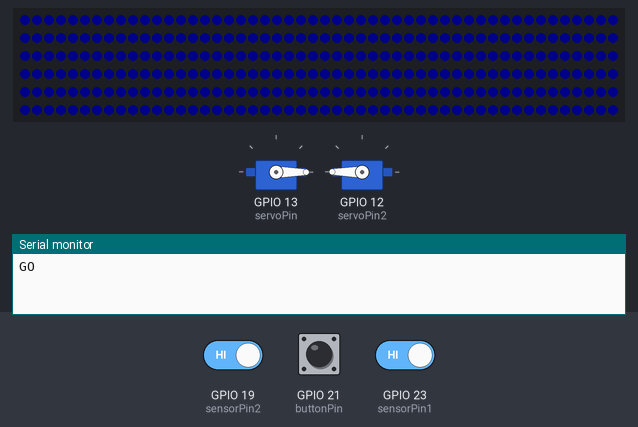
Bench run of a sketch on a simulated ESP32. On the bench: 300 RGB LEDs in strip order, left to right, continuing on the next row, 2 × servo, the last lines printed to the serial monitor. Inputs (shaded band) come from the test bench; at power-on: GPIO 21 (buttonPin) HIGH, GPIO 19 (sensorPin2) HIGH, GPIO 23 (sensorPin1) HIGH. Dim RGB values are drawn brighter than linear.

Above: at 1.7 s.
1.8 s: GPIO 21 (buttonPin) pulled LOW for 0.15 s
4.9 s: GPIO 19 (sensorPin2) driven LOW
At 6.6 s:
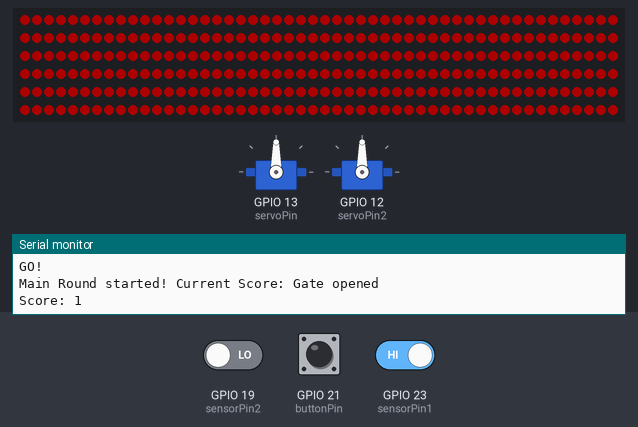
At 7.8 s:
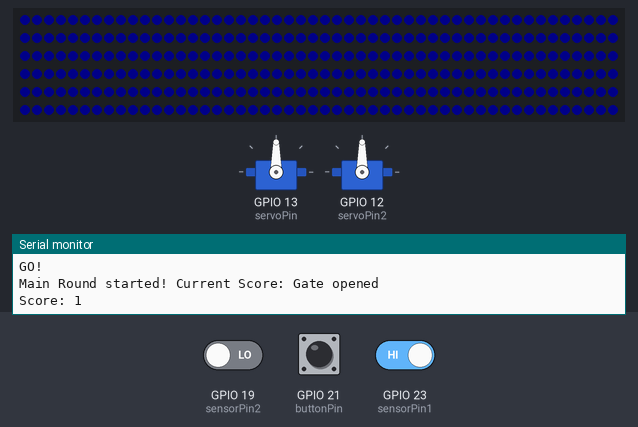
Timing chart, 0 to 39.3 s (numbered marks = the images above; inputs shaded):
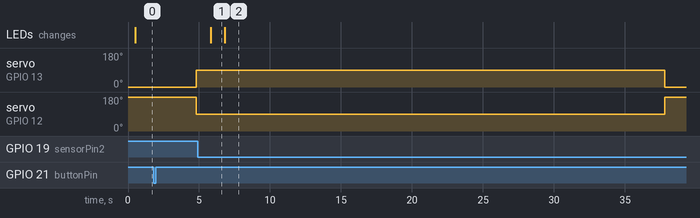

The sketch:

Hoops_Monster.ino
```cpp
#include <ESP32Servo.h>             // Library untuk servo pada ESP32
#include <Adafruit_NeoPixel.h>      // Library untuk kontrol LED WS2812

// Pin untuk komponen
const int buttonPin   = 21;
const int sensorPin1  = 23;
const int sensorPin2  = 19;
const int servoPin    = 13;
const int servoPin2   = 12;
const int ledPin      = 22;

// Variabel permainan
int score                = 0;
bool gameStarted         = false;
unsigned long startTime  = 0;
const unsigned long gameDuration = 33000; // 30 detik
bool buttonPressed       = false;
int roundCount           = 0;  // 0 = main round, 1 = bonus

// Threshold untuk bonus round
const int thresholdBonus = 16;

Servo myServo;
Servo myServo2;
Adafruit_NeoPixel strip = Adafruit_NeoPixel(300, ledPin, NEO_GRB + NEO_KHZ800);

// Debounce dan edge detection
unsigned long lastSensorTime = 0;
const unsigned long debounceDelay = 200;
bool lastSensor1State = HIGH;
bool lastSensor2State = HIGH;

// Waktu LED menyala
unsigned long ledTime = 0;

// Debounce tombol
unsigned long lastButtonPress = 0;
const unsigned long buttonDebounceDelay = 500;

void setup() {
  pinMode(buttonPin, INPUT_PULLUP);
  pinMode(sensorPin1, INPUT_PULLUP);
  pinMode(sensorPin2, INPUT_PULLUP);

  strip.begin();
  strip.show();

  Serial.begin(115200);
  delay(500);
  Serial.println("GO");

  myServo.attach(servoPin);
  myServo2.attach(servoPin2);
  myServo.write(0);        // Servo kiri posisi tutup
  myServo2.write(180);     // Servo kanan posisi tutup

  lightIdle();             // LED biru redup saat idle
}

void loop() {
  if(Serial.available())
  {
    String dataTerima = Serial.readStringUntil('\r\n');
    dataTerima.trim();
    if(dataTerima.equals("mulai"))
    {
      Serial.println("Game Starting! Prepare yourself.");
      if(!gameStarted) {
        countdown(3);
        startRound();
      }
    }
  }

  // 2) Opsi fallback: cek tombol fisik
  else if (digitalRead(buttonPin) == LOW
           && !gameStarted && !buttonPressed
           && (millis() - lastButtonPress > buttonDebounceDelay))
  {
    buttonPressed = true;
    lastButtonPress = millis();
    Serial.println("Game Starting! Prepare yourself.");
    countdown(3);
    startRound();
    delay(500);
  }

  // Game loop: cek sensor & timer
  if (gameStarted) {
    unsigned long elapsed = millis() - startTime;
    if (elapsed >= gameDuration) {
      endRound();
    } else {
      processSensors();
    }
  }

  // Setelah LED merah mati, kembalikan ke warna idle (biru redup)
  if (millis() - ledTime > 1000) {
    lightIdle();
  }
}

void startRound() {
  gameStarted = true;
  startTime = millis();
  lastSensorTime = millis();
  lastSensor1State = digitalRead(sensorPin1);
  lastSensor2State = digitalRead(sensorPin2);

  if (roundCount == 0) score = 0;

  if (roundCount == 0) {
    Serial.print("Main Round started! Current Score: ");
  } else {
    Serial.println("Bonus Round started! Current Score: " + String(score));
  }

  myServo.write(90);      // Buka gate kiri 0→90
  myServo2.write(90);     // Buka gate kanan 180→90

  delay(500);
  Serial.println("Gate opened");
}

void processSensors() {
  if (!gameStarted) return;

  unsigned long now = millis();
  bool curr1 = digitalRead(sensorPin1);
  bool curr2 = digitalRead(sensorPin2);

  if (curr1 == LOW && lastSensor1State == HIGH && now - lastSensorTime > debounceDelay) {
    triggerScore(now);
  } else if (curr2 == LOW && lastSensor2State == HIGH && now - lastSensorTime > debounceDelay) {
    triggerScore(now);
  }

  lastSensor1State = curr1;
  lastSensor2State = curr2;
}

void triggerScore(unsigned long eventTime) {
  score++;
  lastSensorTime = eventTime;
  Serial.print("Score: ");
  Serial.println(score);
  lightUpRed();
  ledTime = eventTime;
}

void endRound() {
  gameStarted = false;

  myServo.write(0);        // Tutup gate kiri
  myServo2.write(180);     // Tutup gate kanan

  Serial.println("Gate closed. Checking score...");
  delay(1000);

  if (roundCount == 0) {
    if (score >= thresholdBonus) {
      Serial.println("You Hit The Bonus Round!");
      Serial.print("Congrats! You reached ");
      Serial.print(score);
      Serial.println(" points.");

      roundCount = 1;
      Serial.println("Get ready for the bonus round!");
      delay(1000);
      countdown(3);
      startRound();
    } else {
      Serial.print("Game Over! Final Score: ");
      Serial.println(score);
      resetGame();
    }
  } else {
    Serial.println("You've completed the bonus round!");
    Serial.print("Your Final Score: ");
    Serial.println(score);
    resetGame();
  }
}

void resetGame() {
  Serial.println("Ketik 'mulai' atau tekan tombol untuk restart");
  roundCount = 0;
  buttonPressed = false;
  lightIdle();
  gameStarted = false;
}

void countdown(int sec) {
  for (int i = sec; i > 0; i--) {
    Serial.println(i);
    delay(1000);
  }
  Serial.println("GO!");
}

void lightUpRed() {
  for (int i = 0; i < strip.numPixels(); i++) {
    strip.setPixelColor(i, strip.Color(50, 0, 0));  // Merah redup
  }
  strip.show();
}

void lightIdle() {
  for (int i = 0; i < strip.numPixels(); i++) {
    strip.setPixelColor(i, strip.Color(0, 0, 10));  // Biru redup
  }
  strip.show();
}
```

Measured:
- after the input at 1.8 s, servo on GPIO 13 (servoPin): 0° → 90° after 3.0 s; servo on GPIO 12 (servoPin2): 180° → 90° after 3.0 s
- after the input at 4.9 s, the LEDs: change after 0.92 s (image 1)
- what the display in image 1 shows lasts 1.0 s, from 5.8 s to 6.8 s
